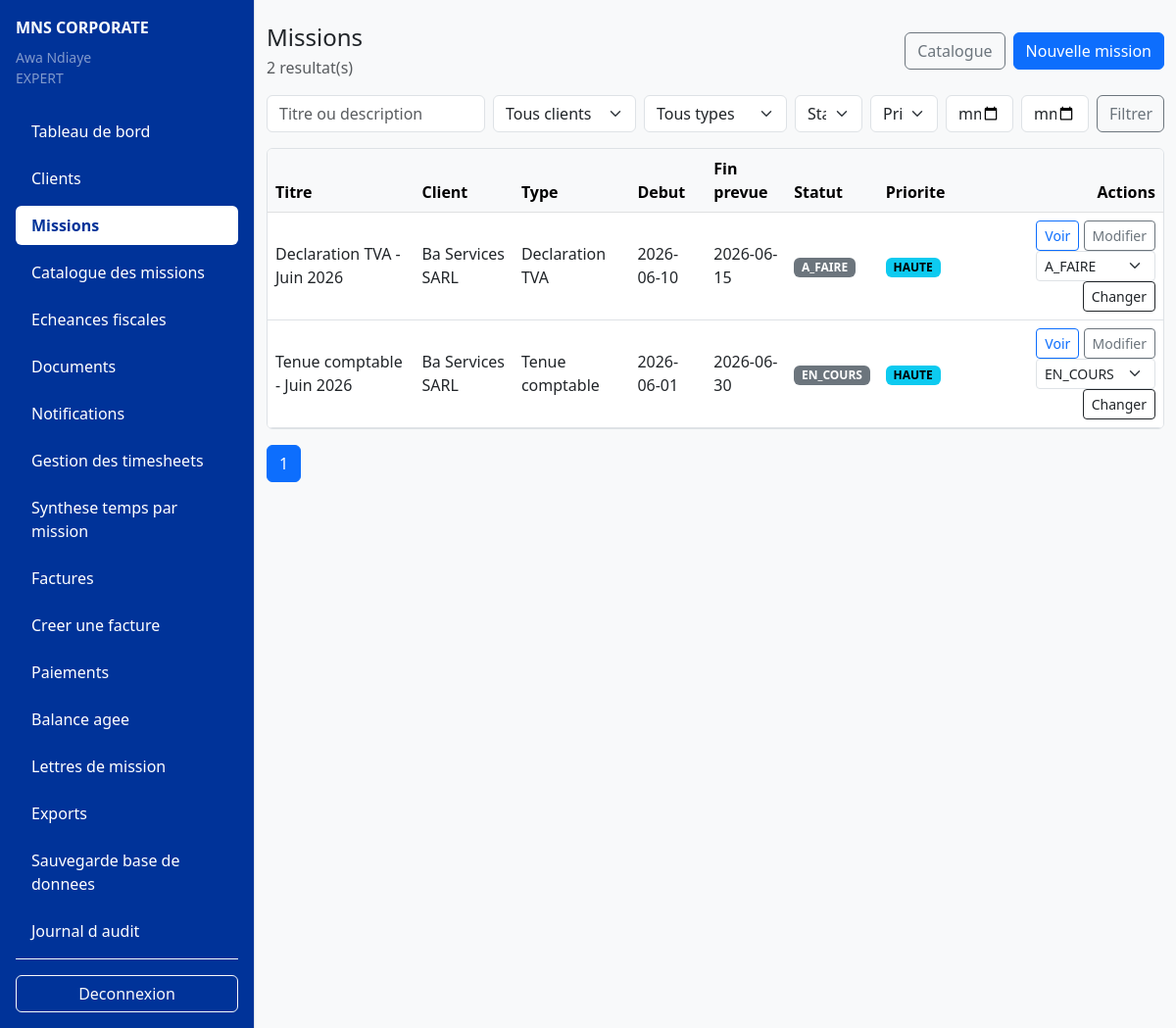
Before: /frontend/views/missions/list.php (signed in) with the older database file.
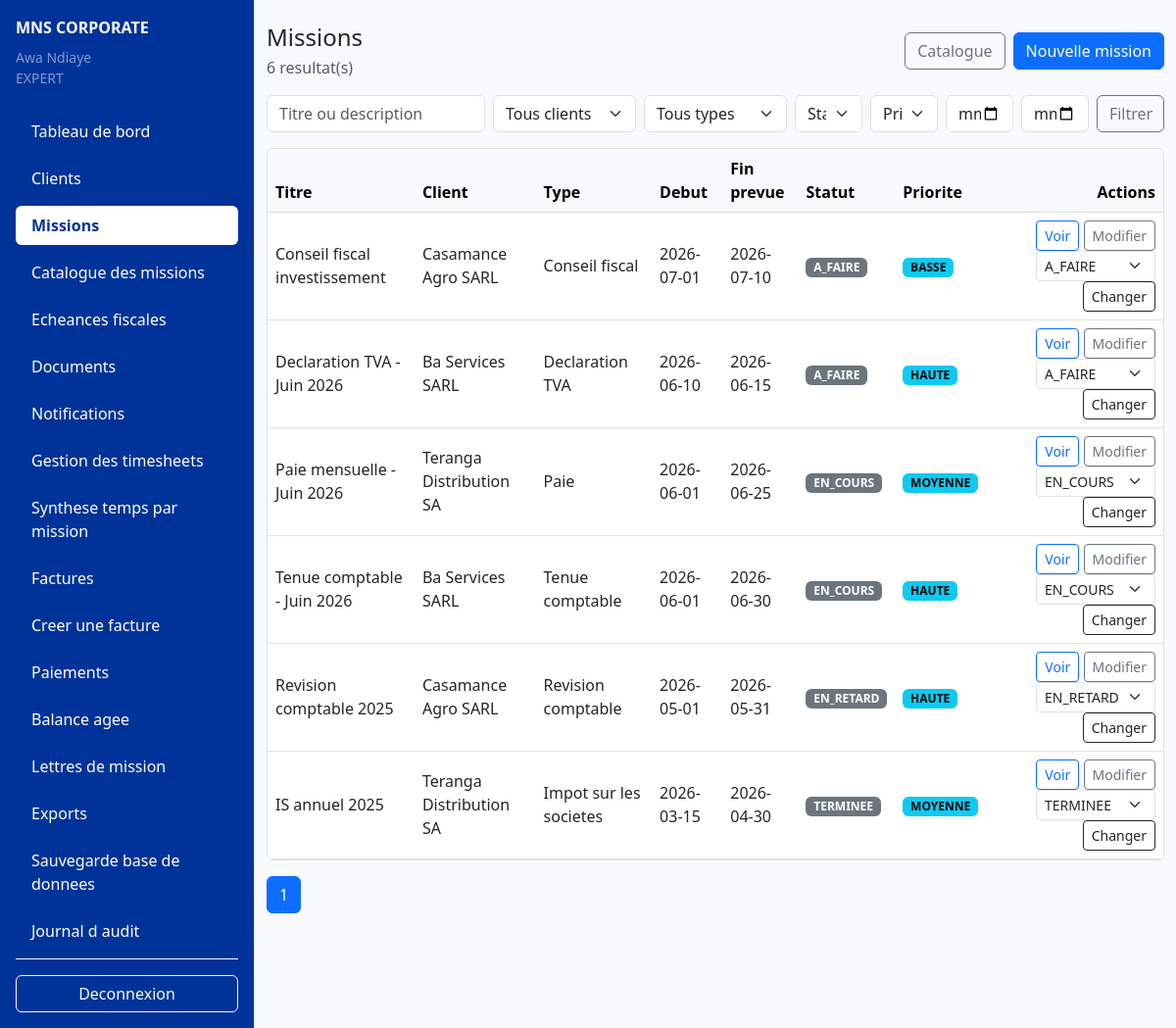
After: the same page with the newer database file.
### tables this page shows
CREATE TABLE IF NOT EXISTS missions (
    id INT UNSIGNED AUTO_INCREMENT PRIMARY KEY,
    client_id INT UNSIGNED NOT NULL,
    mission_catalog_id INT UNSIGNED NOT NULL,
    title VARCHAR(180) NOT NULL,
    description TEXT NULL,
    start_date DATE NOT NULL,
    planned_end_date DATE NULL,
    actual_end_date DATE NULL,
    status ENUM('A_FAIRE', 'EN_COURS', 'TERMINEE', 'EN_RETARD', 'ANNULEE')
        NOT NULL DEFAULT 'A_FAIRE',
    priority ENUM('BASSE', 'MOYENNE', 'HAUTE') NOT NULL DEFAULT 'MOYENNE',
    estimated_hours DECIMAL(8,2) NULL,
    created_by INT UNSIGNED NOT NULL,
    created_at TIMESTAMP DEFAULT CURRENT_TIMESTAMP,
    updated_at TIMESTAMP DEFAULT CURRENT_TIMESTAMP ON UPDATE CURRENT_TIMESTAMP,
    CONSTRAINT fk_missions_client
        FOREIGN KEY (client_id) REFERENCES clients(id)
        ON DELETE CASCADE
        ON UPDATE CASCADE,
    CONSTRAINT fk_missions_catalog
        FOREIGN KEY (mission_catalog_id) REFERENCES mission_catalog(id)
        ON DELETE RESTRICT
        ON UPDATE CASCADE,
    CONSTRAINT fk_missions_created_by
        FOREIGN KEY (created_by) REFERENCES users(id)
        ON DELETE RESTRICT
        ON UPDATE CASCADE
);

CREATE TABLE IF NOT EXISTS clients (
    id INT UNSIGNED AUTO_INCREMENT PRIMARY KEY,
    user_id INT UNSIGNED NULL UNIQUE,
    company_name VARCHAR(180) NOT NULL,
    legal_form VARCHAR(100) NULL,
    contact_name VARCHAR(150) NULL,
    email VARCHAR(150) NULL,
    phone VARCHAR(30) NULL,
    address VARCHAR(255) NULL,
    ninea VARCHAR(50) NULL UNIQUE,
    rccm VARCHAR(80) NULL UNIQUE,
    tax_regime VARCHAR(100) NULL,
    accounting_year_start DATE NULL,
    accounting_year_end DATE NULL,
    status ENUM('ACTIF', 'INACTIF') NOT NULL DEFAULT 'ACTIF',
    created_at TIMESTAMP DEFAULT CURRENT_TIMESTAMP,
    updated_at TIMESTAMP DEFAULT CURRENT_TIMESTAMP ON UPDATE CURRENT_TIMESTAMP,
    CONSTRAINT fk_clients_user
        FOREIGN KEY (user_id) REFERENCES users(id)
        ON DELETE SET NULL
        ON UPDATE CASCADE
);

CREATE TABLE IF NOT EXISTS mission_catalog (
    id INT UNSIGNED AUTO_INCREMENT PRIMARY KEY,
    name VARCHAR(150) NOT NULL UNIQUE,
    description TEXT NULL,
    default_duration_days INT UNSIGNED NULL,
    is_active TINYINT(1) NOT NULL DEFAULT 1,
    created_at TIMESTAMP DEFAULT CURRENT_TIMESTAMP
);

### backend/includes/helpers.php (called while the page is built, shortened)
<?php
function e(?string $value): string
{
    return htmlspecialchars($value ?? '', ENT_QUOTES, 'UTF-8', false);
}

### backend/includes/auth_check.php (called while the page is built, shortened)
<?php
require_once __DIR__ . '/helpers.php';
function currentUser(): ?array
{
    if (isset($_SESSION['user']) && is_array($_SESSION['user'])) {
        return $_SESSION['user'];
    }
    return null;
}

### backend/config/database.php (called while the page is built, shortened)
<?php
function getDatabaseConnection(): PDO
{
    $host = 'localhost';
    $port = 3306;
    $dbname = 'mns_corporate_db';
    $username = 'root';
    $password = '';
    $charset = 'utf8mb4';
    $dsn = sprintf(
        'mysql:host=%s;port=%d;dbname=%s;charset=%s',
        $host,
        $port,
        $dbname,
        $charset
    );
    $options = [
        PDO::ATTR_ERRMODE => PDO::ERRMODE_EXCEPTION,
        PDO::ATTR_DEFAULT_FETCH_MODE => PDO::FETCH_ASSOC,
        PDO::ATTR_EMULATE_PREPARES => false,
    ];
    try {
        $connection = new PDO($dsn, $username, $password, $options);
        return $connection;
    } catch (PDOException $exception) {
        throw new RuntimeException('Impossible de se connecter à la base de données.');
    }
}

### backend/models/Mission.php (called while the page is built, shortened)
<?php
require_once __DIR__ . '/BaseModel.php';
class Mission extends BaseModel
{
    public function findAll(array $filters = [], int $limit = 20, int $offset = 0): array
    {
        $params = [];
        $where = $this->buildWhere($filters, $params);
        $params['limit'] = $limit;
        $params['offset'] = $offset;
        return $this->fetchAll(
            "SELECT m.*, c.company_name AS client_name, mc.name AS catalog_name
             FROM `missions` m
             INNER JOIN `clients` c ON c.id = m.client_id
             INNER JOIN `mission_catalog` mc ON mc.id = m.mission_catalog_id
             {$where}
             ORDER BY m.start_date DESC, m.id DESC
             LIMIT :limit OFFSET :offset",
            $params
        );
    }
    public function countAll(array $filters = []): int
    {
        $params = [];
        $where = $this->buildWhere($filters, $params);
        $row = $this->fetchOne(
            "SELECT COUNT(*) AS total
             FROM `missions` m
             INNER JOIN `clients` c ON c.id = m.client_id
             INNER JOIN `mission_catalog` mc ON mc.id = m.mission_catalog_id
             {$where}",
            $params
        );
        return $row === null ? 0 : (int) $row['total'];
    }
    private function buildWhere(array $filters, array &$params): string
    {
        $where = [];
        return $where ? ' WHERE ' . implode(' AND ', $where) : '';
    }
}

### backend/models/BaseModel.php (called while the page is built, shortened)
<?php
abstract class BaseModel
{
    protected PDO $db;
    public function __construct(PDO $db)
    {
        $this->db = $db;
    }
    protected function fetchOne(string $sql, array $params = []): ?array
    {
        $stmt = $this->db->prepare($sql);
        $stmt->execute($params);
        $result = $stmt->fetch(PDO::FETCH_ASSOC);
        return $result === false ? null : $result;
    }
    protected function fetchAll(string $sql, array $params = []): array
    {
        $stmt = $this->db->prepare($sql);
        $stmt->execute($params);
        return $stmt->fetchAll(PDO::FETCH_ASSOC);
    }
}

### frontend/views/missions/list.php (the view, shortened to what this page needs)
<?php
if (!defined('MNS_CONTROLLER_RENDER')) {
    require_once __DIR__ . '/../../../backend/controllers/mission_controller.php';
    handleMissionsRequest();
    return;
}
require_once __DIR__ . '/../../../backend/includes/helpers.php';
$user = currentUser();
$isExpert = ($user['role'] ?? '') === 'EXPERT';
$pages = max(1, (int) ceil(($total ?? 0) / ($perPage ?? 20)));
$queryBase = $filters ?? [];
unset($queryBase['assigned_user_id'], $queryBase['visible_client_id']);
require_once __DIR__ . '/../includes/header.php';
?>
<div class="d-flex">
<?php require_once __DIR__ . '/../includes/sidebar.php'; ?>
<main class="container-fluid py-4">
    <div class="d-flex justify-content-between align-items-center mb-3">
        <div><h1 class="h4 mb-1"><?php echo $isExpert ? 'Missions' : 'Mes missions'; ?></h1><div class="text-muted"><?php echo e((string) ($total ?? 0)); ?> resultat(s)</div></div>
        <?php if ($isExpert): ?>
        <div class="d-flex gap-2">
            <a class="btn btn-outline-secondary" href="/MNS_CORPORATE/frontend/views/missions/catalog_list.php">Catalogue</a>
            <a class="btn btn-primary" href="/MNS_CORPORATE/frontend/views/missions/create.php">Nouvelle mission</a>
        </div>
        <?php endif; ?>
    </div>
    <form class="row g-2 mb-3" method="get" action="/MNS_CORPORATE/frontend/views/missions/list.php">
        <div class="col-md-3"><input class="form-control" type="search" name="q" value="<?php echo e($filters['q'] ?? ''); ?>" placeholder="Titre ou description"></div>
        <?php if ($isExpert): ?><div class="col-md-2"><select class="form-select" name="client_id"><option value="">Tous clients</option></select></div>
        <div class="col-md-2"><select class="form-select" name="mission_catalog_id"><option value="">Tous types</option></select></div><?php endif; ?>
        <div class="col-md-1"><select class="form-select" name="status"><option value="">Statut</option></select></div>
        <div class="col-md-1"><select class="form-select" name="priority"><option value="">Priorite</option></select></div>
        <div class="col-md-1"><input class="form-control" type="date" name="start_from" value="<?php echo e($filters['start_from'] ?? ''); ?>"></div>
        <div class="col-md-1"><input class="form-control" type="date" name="start_to" value="<?php echo e($filters['start_to'] ?? ''); ?>"></div>
        <div class="col-md-1"><button class="btn btn-outline-secondary w-100">Filtrer</button></div>
    </form>
    <div class="table-responsive bg-white border rounded">
        <table class="table table-hover align-middle mb-0">
            <thead class="table-light"><tr><th>Titre</th><th>Client</th><th>Type</th><th>Debut</th><th>Fin prevue</th><th>Statut</th><th>Priorite</th><th class="text-end">Actions</th></tr></thead>
            <tbody>
            <?php foreach (($missions ?? []) as $mission): ?>
                <tr>
                    <td><?php echo e($mission['title']); ?></td><td><?php echo e($mission['client_name']); ?></td><td><?php echo e($mission['catalog_name']); ?></td>
                    <td><?php echo e($mission['start_date']); ?></td><td><?php echo e($mission['planned_end_date']); ?></td>
                    <td><span class="badge text-bg-secondary"><?php echo e($mission['status']); ?></span></td><td><span class="badge text-bg-info"><?php echo e($mission['priority']); ?></span></td>
                    <td class="text-end">
                        <a class="btn btn-sm btn-outline-primary" href="/MNS_CORPORATE/frontend/views/missions/show.php?id=<?php echo e((string) $mission['id']); ?>">Voir</a>
                        <?php if ($isExpert): ?>
                        <a class="btn btn-sm btn-outline-secondary" href="/MNS_CORPORATE/frontend/views/missions/edit.php?id=<?php echo e((string) $mission['id']); ?>">Modifier</a>
                        <form method="post" action="/MNS_CORPORATE/frontend/views/missions/list.php?action=status" class="d-inline">
                            <select name="status" class="form-select form-select-sm d-inline-block w-auto"><?php foreach (Mission::STATUSES as $status): ?><option value="<?php echo e($status); ?>" <?php echo $mission['status'] === $status ? 'selected' : ''; ?>><?php echo e($status); ?></option><?php endforeach; ?></select>
                            <button class="btn btn-sm btn-outline-dark" type="submit">Changer</button>
                        </form>
                        <?php endif; ?>
                    </td>
                </tr>
            <?php endforeach; ?>
            </tbody>
        </table>
    </div>
    <nav class="mt-3"><ul class="pagination"><?php for ($i = 1; $i <= $pages; $i++): ?><?php $queryBase['page'] = $i; ?><li class="page-item <?php echo $i === ($page ?? 1) ? 'active' : ''; ?>"><a class="page-link" href="/MNS_CORPORATE/frontend/views/missions/list.php?<?php echo e(http_build_query($queryBase)); ?>"><?php echo e((string) $i); ?></a></li><?php endfor; ?></ul></nav>
</main>
</div>
<?php require_once __DIR__ . '/../includes/footer.php'; ?>

### backend/controllers/mission_controller.php (shortened to what this page needs)
<?php
require_once __DIR__ . '/../config/database.php';
require_once __DIR__ . '/../models/Mission.php';
require_once __DIR__ . '/../includes/helpers.php';
require_once __DIR__ . '/../includes/auth_check.php';
function handleMissionsRequest(): void
{
    $action = $_GET['action'] ?? 'list';
    if ($action === 'store') {
        storeMission();
    } elseif ($action === 'update') {
        updateMission((int) ($_POST['id'] ?? 0));
    } elseif ($action === 'status') {
        changeMissionStatus((int) ($_POST['id'] ?? 0));
    } elseif ($action === 'create') {
        showCreateMissionForm();
    } elseif ($action === 'edit') {
        showEditMissionForm((int) ($_GET['id'] ?? 0));
    } elseif ($action === 'show') {
        showMission((int) ($_GET['id'] ?? 0));
    } else {
        listMissions();
    }
}
function listMissions(): void
{
    $model = new Mission(getDatabaseConnection());
    $filters = missionFiltersFromQuery();
    $page = max(1, (int) ($_GET['page'] ?? 1));
    $perPage = 20;
    $missions = $model->findAll($filters, $perPage, ($page - 1) * $perPage);
    $total = $model->countAll($filters);
    renderMissionView('list.php', compact('missions', 'total', 'filters', 'page', 'perPage', 'clients', 'catalogItems'));
}
function missionFiltersFromQuery(): array
{
    $filters = [];
    foreach (['q', 'client_id', 'mission_catalog_id', 'status', 'priority', 'start_from', 'start_to'] as $field) {
        $value = trim((string) ($_GET[$field] ?? ''));
    }
    return $filters;
}
function renderMissionView(string $view, array $vars = []): void
{
    extract($vars, EXTR_SKIP);
    require __DIR__ . '/../../frontend/views/missions/' . $view;
}

### frontend/views/includes/header.php (shortened to what this page needs)
?><!doctype html>
<html lang="fr">
<head>
<link href="https://cdn.jsdelivr.net/npm/bootstrap@5.3.0/dist/css/bootstrap.min.css" rel="stylesheet"></head>
<body class="bg-light">

### frontend/views/includes/sidebar.php (shortened to what this page needs)
<?php
require_once __DIR__ . '/../../../backend/includes/auth_check.php';
require_once __DIR__ . '/../../../backend/includes/helpers.php';
$user = currentUser();
$role = is_array($user) ? (string) ($user['role'] ?? '') : '';
$fullName = is_array($user) ? (string) ($user['full_name'] ?? '') : '';
$currentPath = (string) ($_SERVER['SCRIPT_NAME'] ?? '');
$sidebarBlue = '#003399';
$links = [];
if ($role === 'EXPERT') {
    $links = [
        ['Tableau de bord', '/MNS_CORPORATE/index.php'],
        ['Clients', '/MNS_CORPORATE/frontend/views/clients/list.php'],
        ['Missions', '/MNS_CORPORATE/frontend/views/missions/list.php'],
        ['Catalogue des missions', '/MNS_CORPORATE/frontend/views/missions/catalog_list.php'],
        ['Echeances fiscales', '/MNS_CORPORATE/frontend/views/deadlines/list.php'],
        ['Documents', '/MNS_CORPORATE/frontend/views/documents/list.php'],
        ['Notifications', '/MNS_CORPORATE/frontend/views/notifications/list.php'],
        ['Gestion des timesheets', '/MNS_CORPORATE/frontend/views/timesheets/list.php'],
        ['Synthese temps par mission', '/MNS_CORPORATE/frontend/views/timesheets/summary.php'],
        ['Factures', '/MNS_CORPORATE/frontend/views/invoices/list.php'],
        ['Creer une facture', '/MNS_CORPORATE/frontend/views/invoices/create.php'],
        ['Paiements', '/MNS_CORPORATE/frontend/views/payments/list.php'],
        ['Balance agee', '/MNS_CORPORATE/frontend/views/payments/balance_aged.php'],
        ['Lettres de mission', '/MNS_CORPORATE/frontend/views/engagement_letters/list.php'],
        ['Exports', '/MNS_CORPORATE/frontend/views/exports/index.php'],
        ['Sauvegarde base de donnees', '/MNS_CORPORATE/frontend/views/exports/backup.php'],
        ['Journal d audit', '/MNS_CORPORATE/frontend/views/audit_logs/list.php'],
    ];
}
?>
<nav class="border-end d-none d-lg-flex flex-column flex-shrink-0" style="min-height:100vh; width:260px; padding:1rem; background-color: <?php echo e($sidebarBlue); ?>;">
    <?php renderSidebarContent($user, $fullName, $role, $links, $currentPath, $sidebarBlue); ?>
</nav>
<?php
function renderSidebarContent(?array $user, string $fullName, string $role, array $links, string $currentPath, string $sidebarBlue): void
{
    ?>
    <div class="mb-4">
        <a href="/MNS_CORPORATE/index.php" class="text-decoration-none text-white"><strong>MNS CORPORATE</strong></a>
        <?php if ($user !== null): ?>
            <div class="small text-white-50 mt-2">
                <div><?php echo e($fullName); ?></div>
                <div><?php echo e($role); ?></div>
            </div>
        <?php endif; ?>
    </div>
    <?php if ($user !== null): ?>
        <ul class="nav flex-column flex-grow-1">
            <?php foreach ($links as [$label, $url]): ?>
                <?php $isActive = sidebarLinkIsActive((string) $url, $currentPath); ?>
                <li class="nav-item mb-2">
                    <a
                        class="nav-link rounded <?php echo $isActive ? 'fw-semibold' : ''; ?>"
                        style="<?php echo $isActive ? 'background-color:#fff;color:' . e($sidebarBlue) . ';' : 'color:#fff;'; ?>"
                        href="<?php echo e($url); ?>"
                    ><?php echo e($label); ?></a>
                </li>
            <?php endforeach; ?>
        </ul>
        <div class="pt-3 border-top border-light">
            <a class="btn btn-outline-light w-100" href="/MNS_CORPORATE/logout.php">Deconnexion</a>
        </div>
    <?php else: ?>
        <div class="text-white-50">Connectez-vous pour voir le menu.</div>
    <?php endif; ?>
    <?php
}
function sidebarLinkIsActive(string $url, string $currentPath): bool
{
    $path = parse_url($url, PHP_URL_PATH);
    return $currentPath === $path;
}

### frontend/views/includes/footer.php (shortened to what this page needs)
</body>
</html>

Changed rows visible on the page:
added missions: title "Conseil fiscal investissement", client.company_name "Casamance Agro SARL", mission_catalog.name "Conseil fiscal", start_date "2026-07-01", planned_end_date "2026-07-10", status "A_FAIRE", priority "BASSE"
added missions: title "Paie mensuelle - Juin 2026", client.company_name "Teranga Distribution SA", mission_catalog.name "Paie", start_date "2026-06-01", planned_end_date "2026-06-25", status "EN_COURS", priority "MOYENNE"
added missions: title "Revision comptable 2025", client.company_name "Casamance Agro SARL", mission_catalog.name "Revision comptable", start_date "2026-05-01", planned_end_date "2026-05-31", status "EN_RETARD", priority "HAUTE"
added missions: title "IS annuel 2025", client.company_name "Teranga Distribution SA", mission_catalog.name "Impot sur les societes", start_date "2026-03-15", planned_end_date "2026-04-30", status "TERMINEE", priority "MOYENNE"
Other visible differences:
$total: "2" → "6"
